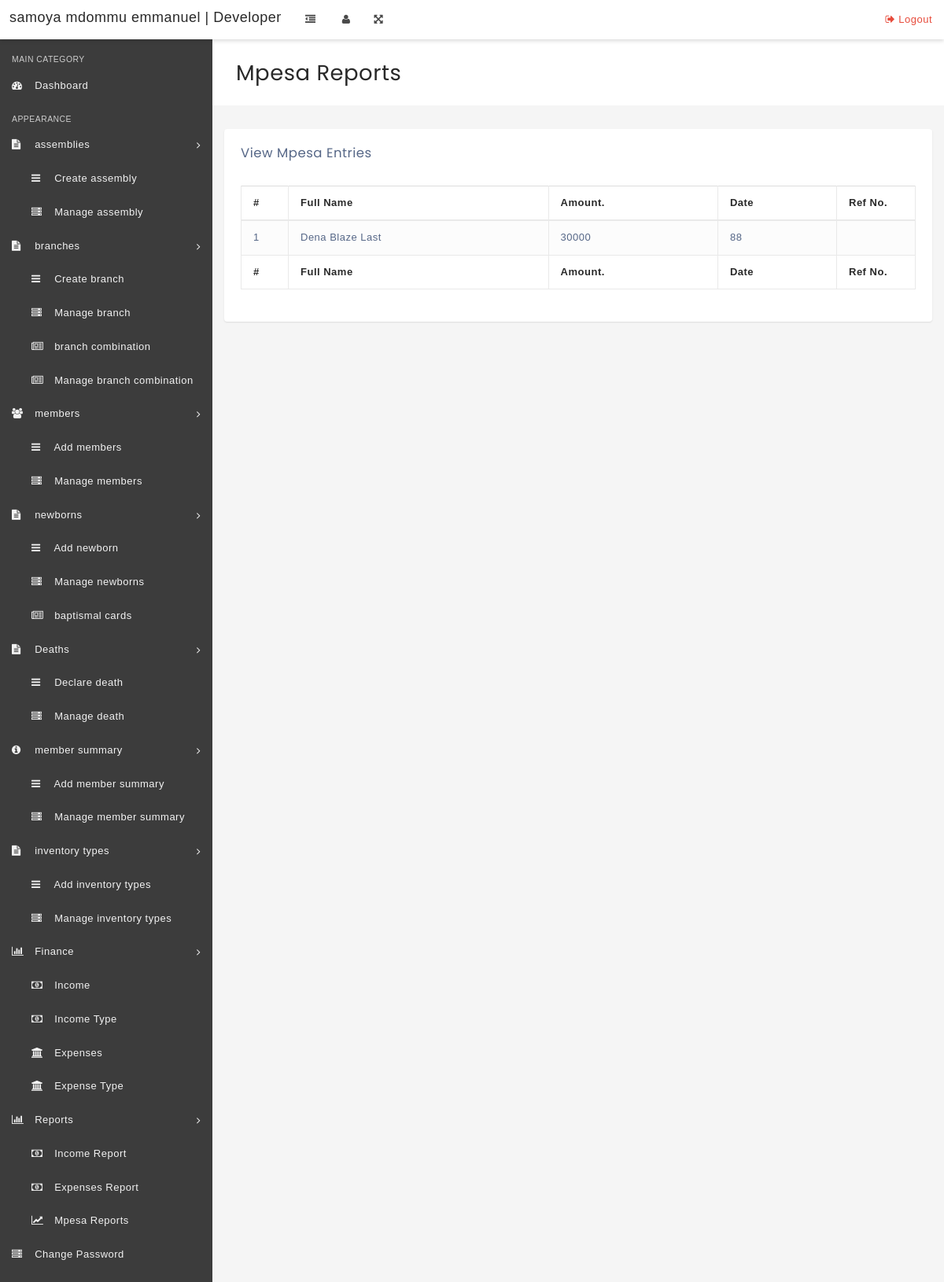
The app's page /mpesa-payments.php with its own data.
### tables this page shows
CREATE TABLE `mpesa_payments` (
  `Auto` int(11) NOT NULL,
  `TransactionType` varchar(40) NOT NULL,
  `TransID` varchar(40) NOT NULL,
  `TransTime` varchar(40) NOT NULL,
  `TransAmount` double NOT NULL,
  `BusinessShortCode` varchar(15) NOT NULL,
  `BillRefNumber` varchar(40) NOT NULL,
  `InvoiceNumber` varchar(40) NOT NULL,
  `ThirdPartyTransID` varchar(40) NOT NULL,
  `MSISDN` varchar(20) NOT NULL,
  `FirstName` varchar(60) NOT NULL,
  `MiddleName` varchar(60) NOT NULL,
  `LastName` varchar(60) NOT NULL,
  `OrgAccountBalance` double NOT NULL
);

### mpesa-payments.php (the view, shortened to what this page needs)
<?php
include('includes/config.php');
if(strlen($_SESSION['alogin'])=="")
    {
    header("Location: index.php");
    }
    else{
?>
<!DOCTYPE html>
<html lang="en">
    <head>
        <link rel="stylesheet" href="css/bootstrap.min.css" media="screen" >
        <link rel="stylesheet" href="css/font-awesome.min.css" media="screen" >
        <link rel="stylesheet" href="css/animate-css/animate.min.css" media="screen" >
        <link rel="stylesheet" href="css/lobipanel/lobipanel.min.css" media="screen" >
        <link rel="stylesheet" href="css/prism/prism.css" media="screen" >
        <link rel="stylesheet" type="text/css" href="js/DataTables/datatables.min.css"/>
        <link rel="stylesheet" href="css/main.css" media="screen" >
    </head>
    <body class="top-navbar-fixed">
        <div class="main-wrapper">
   <?php include('includes/topbar.php');?>
            <div class="content-wrapper">
                <div class="content-container">
<?php include('includes/leftbar.php');?>
                    <div class="main-page">
                        <div class="container-fluid">
                            <div class="row page-title-div">
                                <div class="col-md-6">
                                    <h2 class="title">Mpesa Reports</h2>
                                </div>
                            </div>
                        </div>
                        <section class="section">
                            <div class="container-fluid">
                                <div class="row">
                                    <div class="col-md-12">
                                        <div class="panel">
                                            <div class="panel-heading">
                                                <div class="panel-title">
                                                    <h5>View Mpesa Entries</h5>
                                                </div>
                                            </div>
                                            <div class="panel-body p-20">
                                                <table id="example" class="display table table-striped table-bordered" cellspacing="0" width="100%">
                                                    <thead>
                                                        <tr>
                                                            <th>#</th>
                                                            <th>Full Name</th>
                                                            <th>Amount.</th>
                                                            <th>Date</th>
                                                            <th>Ref No.</th>
                                                        </tr>
                                                    </thead>
                                                    <tfoot>
                                                        <tr>
                                                          <th>#</th>
                                                            <th>Full Name</th>
                                                            <th>Amount.</th>
                                                            <th>Date</th>
                                                            <th>Ref No.</th>
                                                        </tr>
                                                    </tfoot>
                                                    <tbody>
<?php $sql = "SELECT FirstName, MiddleName, TransAmount, OrgAccountBalance, TransactionType, TransID, TransTime, MSISDN, LastName FROM mpesa_payments";
    $query = $dbh->prepare($sql);
    $query->execute();
    $results=$query->fetchAll(PDO::FETCH_OBJ);
    $cnt=1;
    if($query->rowCount() > 0)
    {
    foreach($results as $result)
    {
?>
<tr>
 <td><?php echo htmlentities($cnt);?></td>
                                                            <td><?php echo htmlentities($result->FirstName) . ' ' . htmlentities($result->MiddleName) . ' ' . htmlentities($result->LastName);?></td>
                                                            <td><?php echo htmlentities($result->TransAmount);?></td>
                                                            <td><?php echo htmlentities($result->OrgAccountBalance);?></td>
                                                            <td><?php echo htmlentities($result->RegDate);?></td>
</tr>
<?php $cnt=$cnt+1;}} ?>
                                                    </tbody>
                                                </table>
                                            </div>
                                        </div>
                                    </div>
                                                </div>
                                            </div>
                                        </div>
                                    </div>
                                </div>
                            </div>
    </body>
</html>
<?php } ?>

### records on screen
mpesa_payments: FirstName "Dena", MiddleName "Blaze", LastName "Last", TransAmount "30000", OrgAccountBalance "88"
